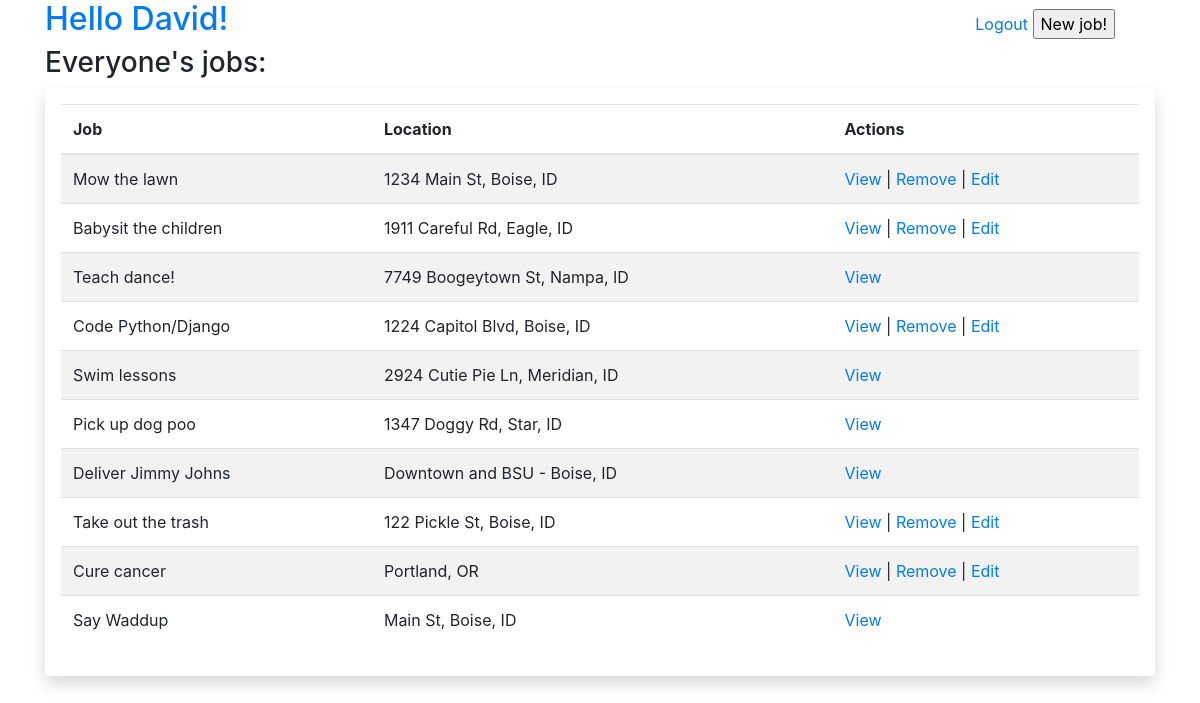
Page /dashboard (signed in) on the committed database.
### belt_app/models.py (models this page shows)
class User(models.Model):
    first_name = models.CharField(max_length=55)
    last_name = models.CharField(max_length=55)
    email = models.CharField(max_length=55)
    password = models.CharField(max_length=55)
    created_at = models.DateTimeField(auto_now_add=True)
    updated_at = models.DateTimeField(auto_now=True)
    objects = UserManager()

class Job(models.Model):
    title = models.CharField(max_length=255)
    user = models.ForeignKey(User, related_name="jobs", on_delete=models.CASCADE)
    description = models.TextField()
    location = models.CharField(max_length=255)
    created_at = models.DateTimeField(auto_now_add=True)
    updated_at = models.DateTimeField(auto_now=True)
    objects = JobManager()

### belt_app/views.py (the view)
# urls.py: path('dashboard', views.dashboard),
def dashboard(request):
    context = {
        "all_jobs": Job.objects.all(),
        "user": User.objects.get(id=request.session['userid']),
    }
    return render(request, "dashboard.html", context)

### belt_app/templates/dashboard.html (shortened to what this page needs)
<!DOCTYPE html>
<html lang="en">
<head>
    <link rel="stylesheet" href="https://stackpath.bootstrapcdn.com/bootstrap/4.4.1/css/bootstrap.min.css">
</head>
<body>
    <div class="container">
        <h2 class="text-primary leftside">Hello {{user.first_name}}!</h2>
        <div class="rightside">
            <a href="/logout">Logout</a>
            <a href="/jobs/new"><input type="button" value="New job!"></a>
        </div>
        <h3>Everyone's jobs:</h3>
        <div class="shadow p-3 mb-5 bg-white rounded">
            <table class="table table-striped">
                <thead class="thread-dark">
                    <tr>
                        <th scope="col">Job</th>
                        <th scope="col">Location</th>
                        <th scope="col">Actions</th>
                    </tr>
                </thead>
                <tbody>
                    {% for job in all_jobs %}
                    <tr scope="row">
                        <td>{{job.title}}</td>
                        <td>{{job.location}}</td>
                        <td><a href="/jobs/{{job.id}}" name="job_id">View</a>{% if request.session.userid == job.user.id%} | <a href="/jobs/{{job.id}}/remove" name="job_id">Remove</a> | <a href="/jobs/{{job.id}}/edit" name="job_id">Edit</a>{% endif %}</td>
                    </tr>
                    {% endfor %}
                </tbody>
            </table>
        </div>
    </div>
</body>
</html>

### belt_app/templates/dashboard.html (style rules this page uses)
.leftside { display: inline-block; width: 48%; text-align: left; }
.rightside { display: inline-block; width: 48%; text-align: right; }

### rows in the picture
User: first_name "David"
Job: title "Mow the lawn", location "1234 Main St, Boise, ID"
Job: title "Babysit the children", location "1911 Careful Rd, Eagle, ID"
Job: title "Teach dance!", location "7749 Boogeytown St, Nampa, ID"
Job: title "Code Python/Django", location "1224 Capitol Blvd, Boise, ID"
Job: title "Swim lessons", location "2924 Cutie Pie Ln, Meridian, ID"
Job: title "Pick up dog poo", location "1347 Doggy Rd, Star, ID"
Job: title "Deliver Jimmy Johns", location "Downtown and BSU - Boise, ID"
Job: title "Take out the trash", location "122 Pickle St, Boise, ID"
Job: title "Cure cancer", location "Portland, OR"
Job: title "Say Waddup", location "Main St, Boise, ID"
